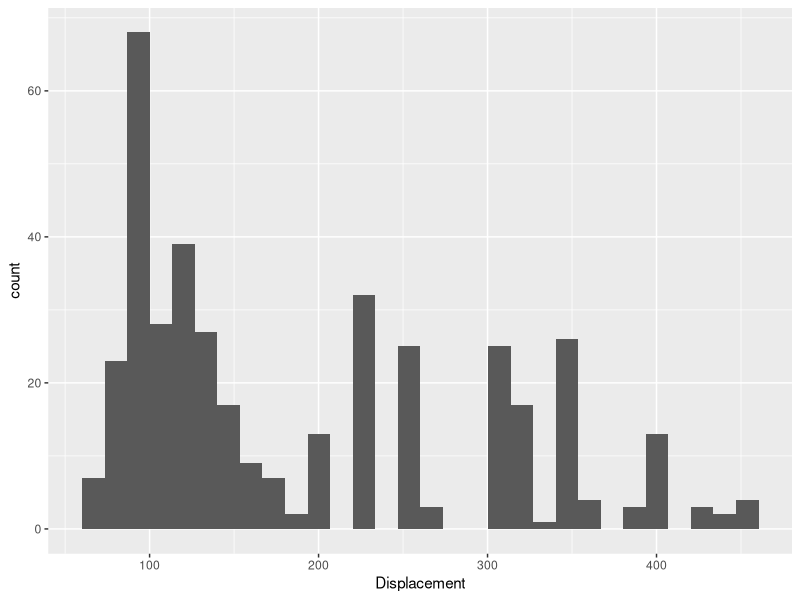
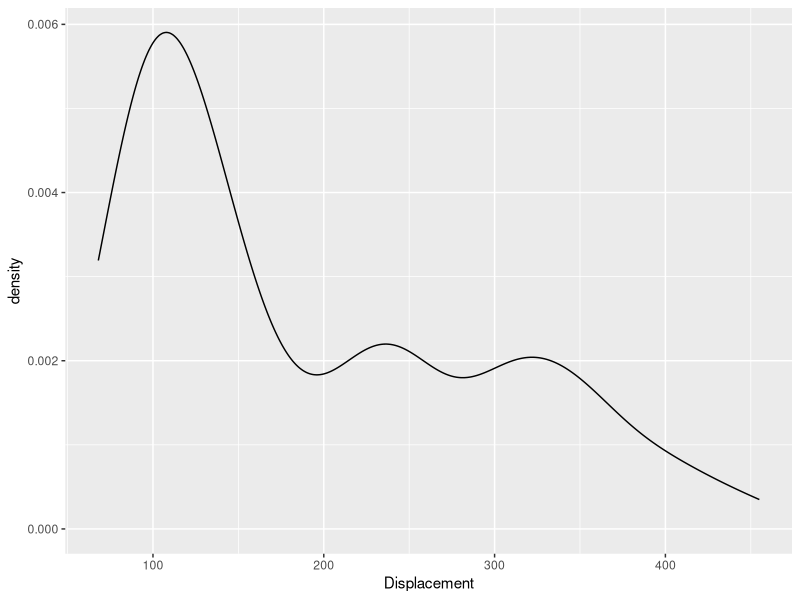
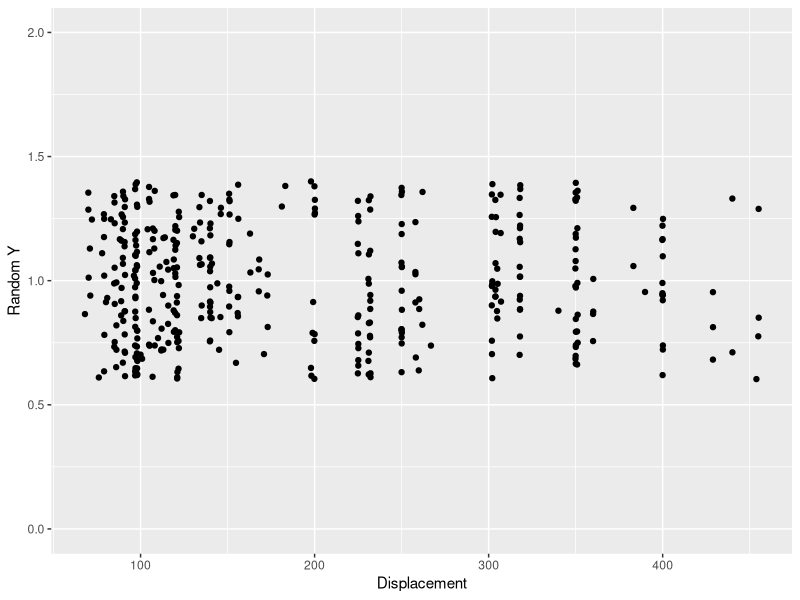
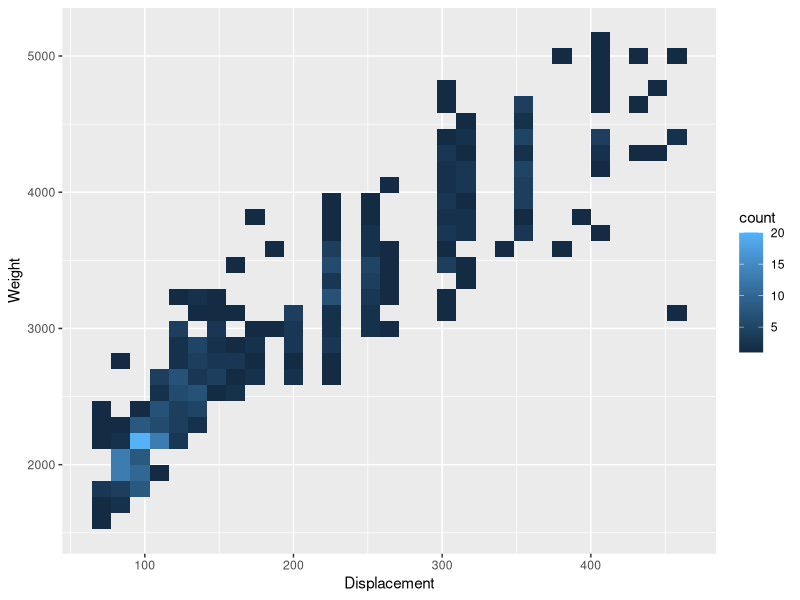
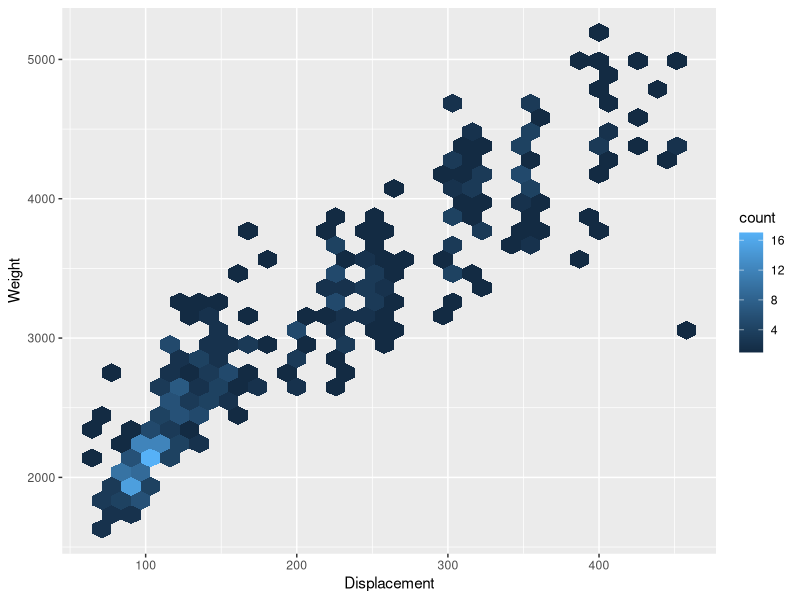
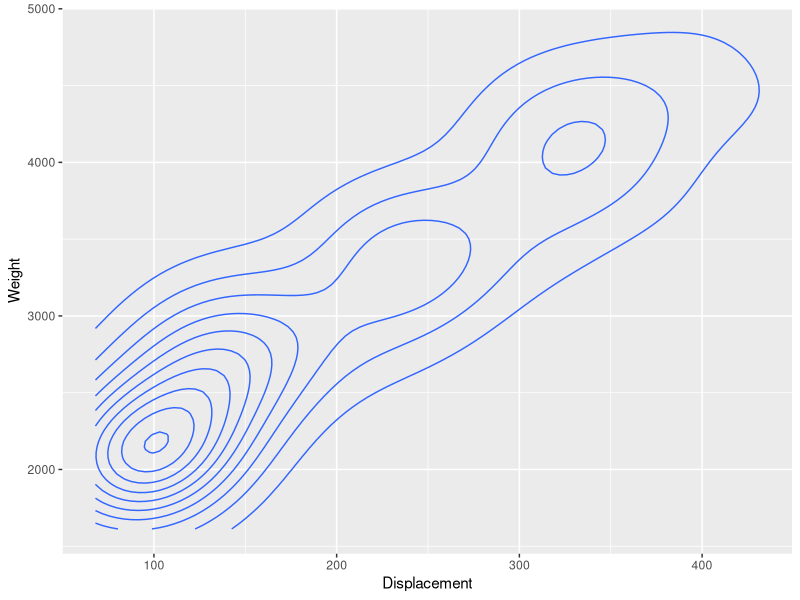
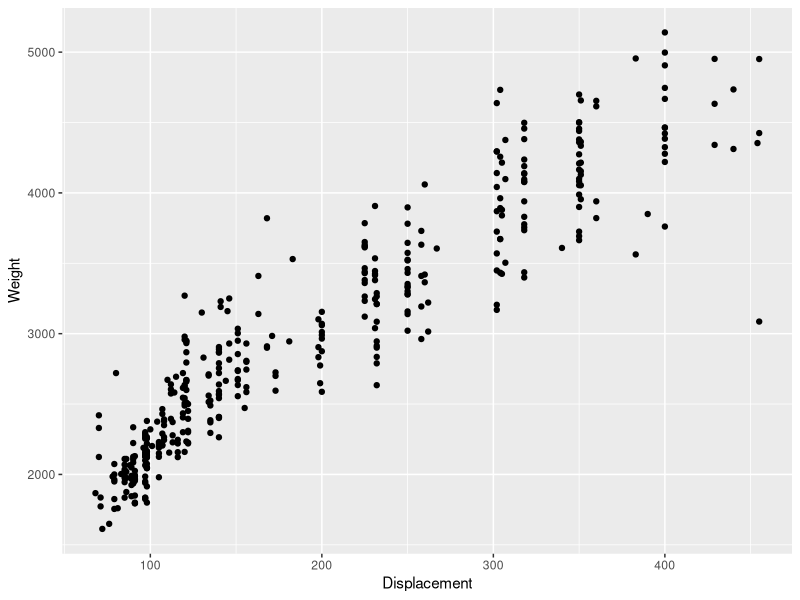
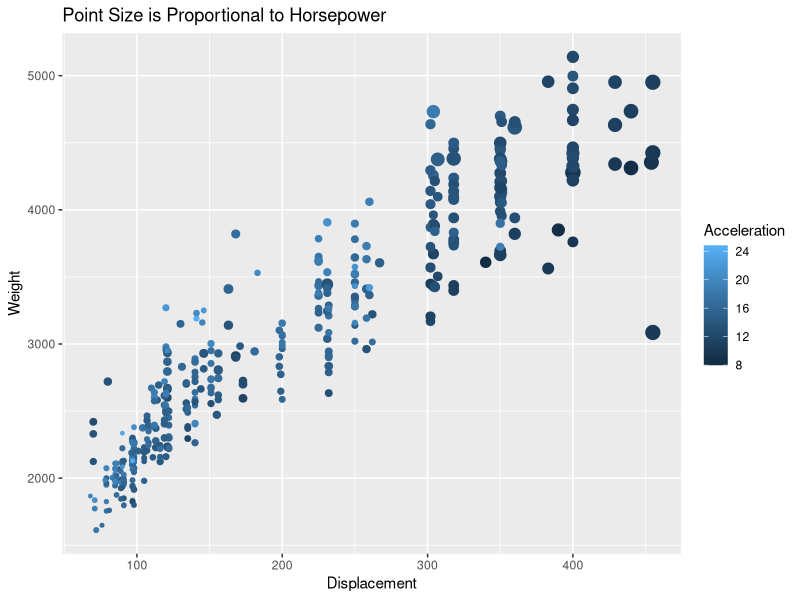

Here is the R script that generated these plots, in order:
library(plyr)

auto.data <- read.table("auto.txt", header=FALSE, sep="\t")
auto.data

auto.data <- rename(auto.data, c(
  "V1"="MPG",
  "V2"="Cylinders",
  "V3"="Displacement",
  "V4"="Horsepower",
  "V5"="Weight",
  "V6"="Acceleration",
  "V7"="ModelYear",
  "V8"="Origin",
  "V9"="CarName"
  ))

summary( auto.data )

x <- auto.data[[3]]
mean(x)
var(x)
n <- length(x)
n

library(ggplot2)

ggplot(auto.data, aes(x=Displacement)) + geom_histogram()
ggsave("./figures/auto_hist.pdf", width = 6, height = 3)
ggplot(auto.data, aes(x=Displacement)) + geom_density()
ggsave("./figures/auto_dens.pdf", width = 6, height = 3)
ggplot(auto.data, aes(x=Displacement,y=rep(1,n))) + geom_jitter() + ylim(0,2) + ylab("Random Y")
ggsave("./figures/auto_jitter.pdf", width = 6, height = 3)

colMeans(auto.data[,1:7], na.rm = TRUE)
cov(auto.data[,1:7], use = "na.or.complete")
cor(auto.data[,1:7], use = "na.or.complete")

ggplot(auto.data, aes(x=Displacement,y=Weight)) + geom_bin2d()
ggsave("./figures/auto_hist_2d.pdf", width = 4.5, height = 3)
ggplot(auto.data, aes(x=Displacement,y=Weight)) + geom_hex()
ggsave("./figures/auto_hex.pdf", width = 4.5, height = 3)
ggplot(auto.data, aes(x=Displacement,y=Weight)) + geom_density_2d()
ggsave("./figures/auto_dens_2d.pdf", width = 4, height = 3)
ggplot(auto.data, aes(x=Displacement,y=Weight)) + geom_point()
ggsave("./figures/auto_scatter.pdf", width = 4, height = 3)

ggplot(auto.data, aes(x=Displacement,y=Weight)) + geom_point(aes(color=Acceleration),size=auto.data$Horsepower/50)+ ggtitle("Point Size is Proportional to Horsepower")
ggsave("./figures/auto4d.pdf", width = 4.5, height = 3)
